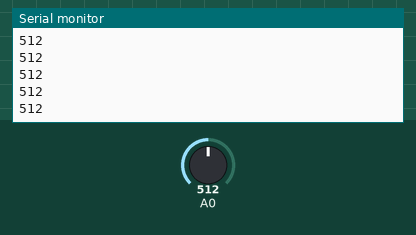
Simulated run of this sketch. Board: Arduino Uno, built with avr-gcc and run on an emulated ATmega328P. On the bench: the last lines printed to the serial monitor. The test bench sets the inputs (shaded band); at power-on: A0 = 512.

Above: at 1.2 s.
1.3 s: A0 set to 716
At 1.48 s:
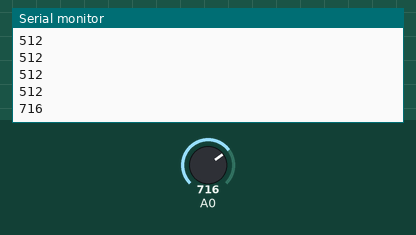
2.8 s: A0 set to 900
At 2.84 s:
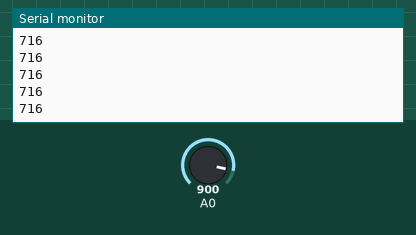
Timing chart, 0 to 5.8 s (numbered marks = the images above; inputs shaded):
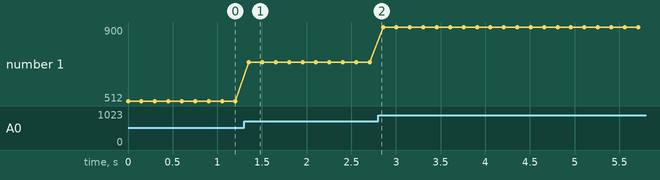

Measured:
- after the input at 1.3 s, the serial monitor: prints a new line after 0.05 s (image 1)
- plotted number 1: 512 → 716 after the input at 1.3 s, 716 → 900 after the input at 2.8 s

The sketch:

practica_12Abril.ino
```cpp
int Valorpot = 0;

void setup() {
Serial.begin (9600);
}

void loop() {
Valorpot = analogRead (0);
Serial.println (Valorpot);
delay (150);

}
```
